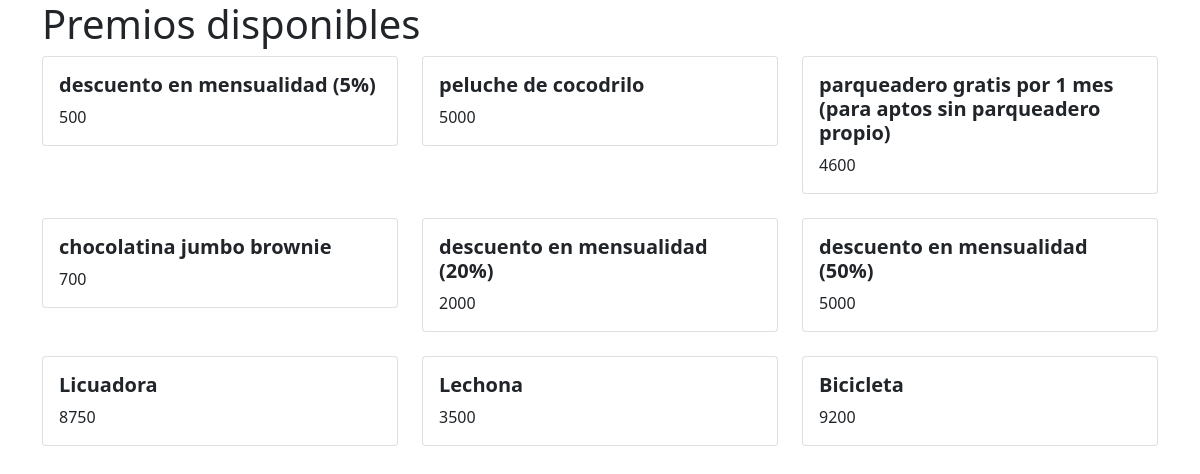
Page /premios on the committed database.
### pagina/models.py (models this page shows)
class Premios(models.Model):
    premio = models.CharField(max_length=100)
    puntos_necesarios = models.IntegerField()

### pagina/views.py (the view)
# urls.py: path('premios', paginaViews.premios),
def premios(request):
    searchTerm = request.GET.get('buscarPremios')
    if searchTerm:
        premios = Premios.objects.filter(title__icontains=searchTerm)
    else:
        premios = Premios.objects.all()
    return render(request, 'premios.html', {'searchTerm':searchTerm, 'premios':premios})

### pagina/templates/premios.html (shortened to what this page needs)
<head>
    <link href="https://cdn.jsdelivr.net/npm/bootstrap@5.1.3/dist/css/bootstrap.min.css" rel="stylesheet">
</head>
<div class="container">
    <h1>Premios disponibles</h1>
    <div class="row row-cols1 row-cols-md-3 g-4">
        {% for premio in premios %}
        <div v-for="premio in premios" class="col">
            <div class="card">
                <div class="card-body">
                    <h5 class="card-title fw-bold">{{ premio.premio }}</h5>
                    <p class="card-text">{{ premio.puntos_necesarios }}</p>
                </div>
            </div>
        </div>
        {% endfor %}
    </div>
    <br/>
</div>

### rows in the picture
Premios: premio "descuento en mensualidad (5%)", puntos_necesarios "500"
Premios: premio "peluche de cocodrilo", puntos_necesarios "5000"
Premios: premio "parqueadero gratis por 1 mes (para aptos sin parqueadero propio)", puntos_necesarios "4600"
Premios: premio "chocolatina jumbo brownie", puntos_necesarios "700"
Premios: premio "descuento en mensualidad (20%)", puntos_necesarios "2000"
Premios: premio "descuento en mensualidad (50%)", puntos_necesarios "5000"
Premios: premio "Licuadora", puntos_necesarios "8750"
Premios: premio "Lechona", puntos_necesarios "3500"
Premios: premio "Bicicleta", puntos_necesarios "9200"
